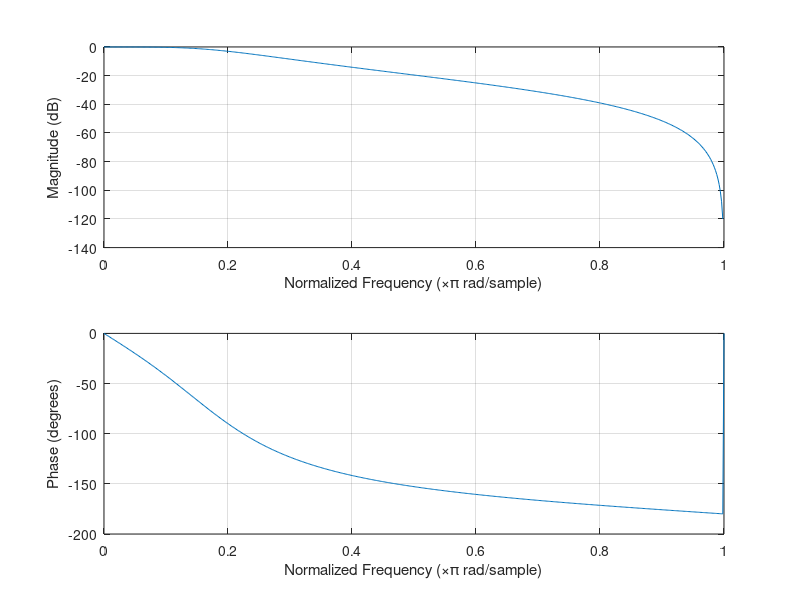
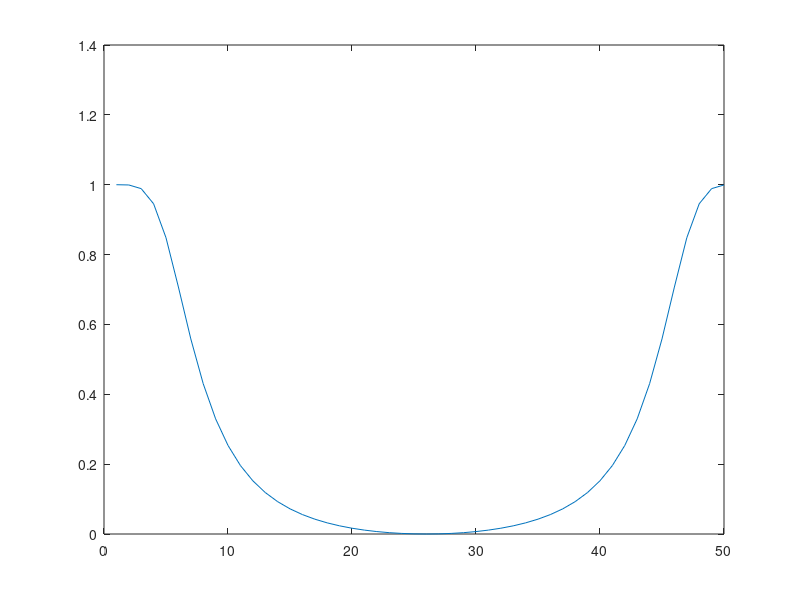

Write MATLAB code to recreate these figures, in order.
clear all; close all; clc;

% Ordem do Filtro.
n  = 2;

% Frequência de corte.
Wn = 0.2;

% Obtenção dos coeficientes.
[num, den] = butter(n,Wn);

% Resposta em frequência do filtro.
freqz(num,den);

h = impz(num, den, 50);

H = fft(h);

figure;
plot(abs(H));



